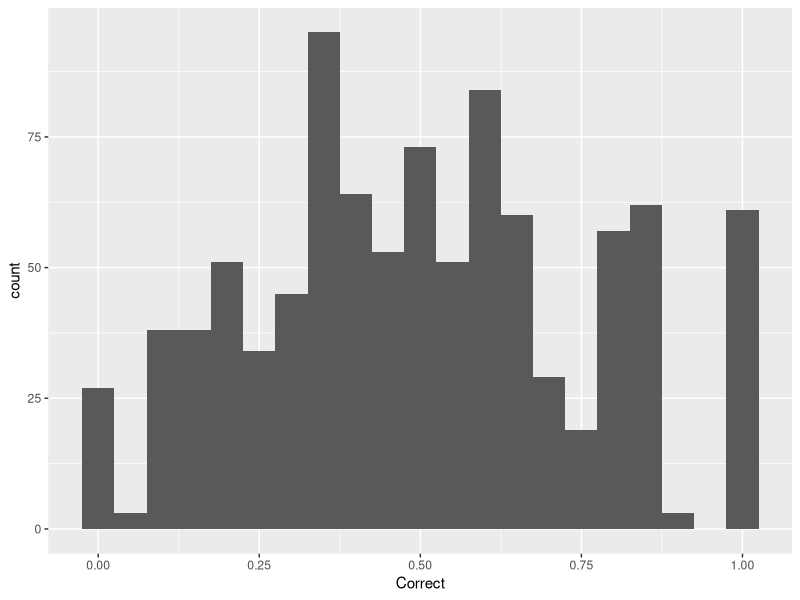
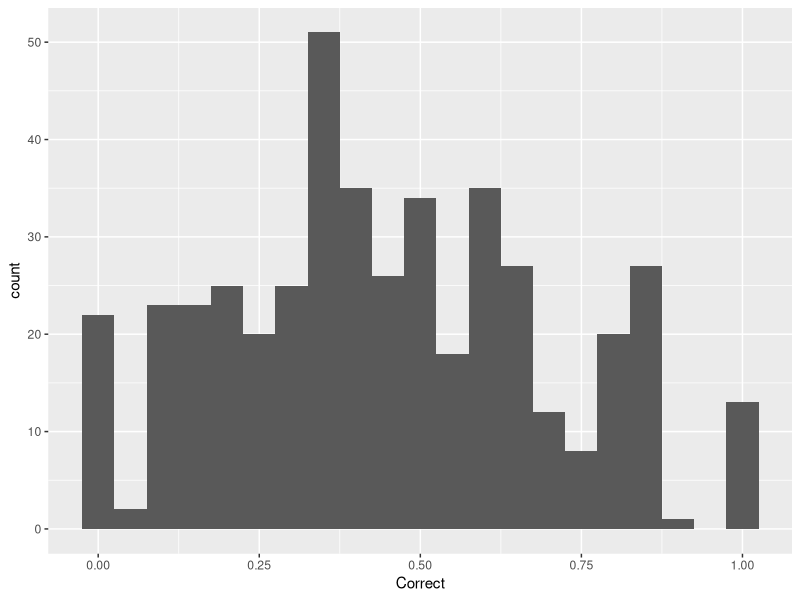
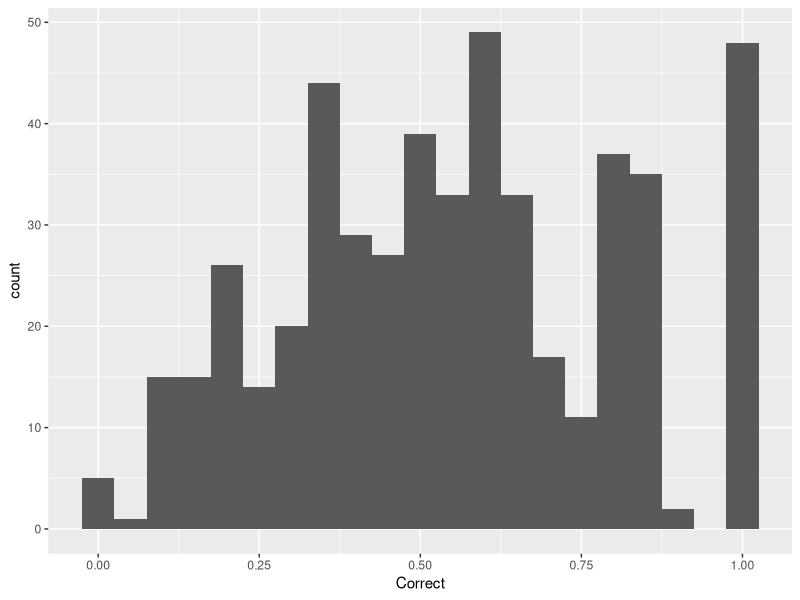

Write R code to recreate these figures, in order.
## ---- chunk 1
require(tidyverse)
require(tidytext)
require(here)

knitr::opts_chunk$set(echo = TRUE)
## ---- chunk 2
# clean_results <- read_csv(here("Results/clean-results.csv"), 
#                     col_names = c("Input", "Prediction", "Output", "Correct"))

noisy_results <- read_delim(here("Results/noisy-test.csv"), delim = ";", skip = 62,
# noisy_results <- read_csv(here("Results/noisy-test.csv"), 
                    col_names = c("Input", "Prediction", "Output", "Correct", 
                                  "Noisetype", "Noiselocation")) %>%
  filter(str_detect(Correct, pattern = "\\d+")) %>%
  mutate(Correct = as.numeric(Correct)) %>% drop_na()
## ---- chunk 3
noisy_results %>% 
  ggplot(aes(x = Correct)) + 
    geom_histogram(binwidth = .05)

noisy_results %>% nrow()

noisy_results %>% pull(Correct) %>% mean()


(noisy_results %>% filter(Correct == 1.0) %>% nrow()) / (noisy_results %>% nrow())

only_noise <- noisy_results %>% 
  filter(Input != Output) 

only_noise %>% 
  ggplot(aes(x = Correct)) + 
    geom_histogram(binwidth = .05)

only_noise %>% pull(Correct) %>% mean()
(only_noise %>% filter(Correct == 1.0) %>% nrow()) / (only_noise %>% nrow())
## ---- chunk 4
clean_results <- noisy_results %>%
  filter(Input == Output)

clean_results %>% 
  ggplot(aes(x = Correct)) + 
    geom_histogram(binwidth = .05)

clean_results %>% pull(Correct) %>% mean()
(clean_results %>% filter(Correct == 1.0) %>% nrow()) / (clean_results %>% nrow())
## ---- chunk 5
## how many words in common between prediction and output
predictions <- noisy_results %>%
  mutate(id = 1:n()) %>%
  select(id, Prediction) %>%
  unnest_tokens(word, Prediction)
  
outputs <- noisy_results %>%
  mutate(id = 1:n()) %>%
  select(id, Output) %>%
  unnest_tokens(word, Output)

joined <- predictions %>%
  left_join(outputs, by = "id") %>% 
  mutate(Correct = ifelse(word.x == word.y, 1, 0))

joined %>% group_by(id) %>%
  mutate(word_id = 1:n()) %>% 
  summarize(Percent = sum(Correct) / max(word_id))

joined %>% pull(Correct) %>% sum() / joined %>% nrow()
  
